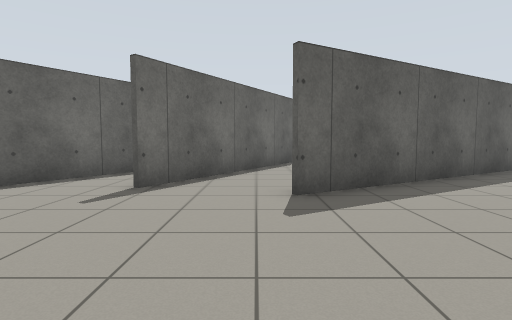
View 1 (above)

16 first-person views from a walk through a world built for the Gazebo simulator. The camera is 0.94 m above the floor, tilts 4° down and sees 80° across. The floor is counted in squares, 1 m on a side. Each view is taken from the middle of a square. On the plan, view 1 faces up. The plan holds only what a view shows up to about 11 squares ahead; the rest is blank.

View 2
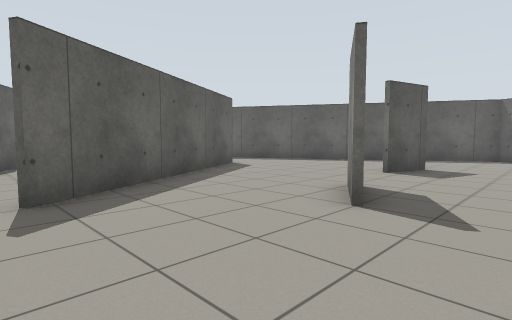

View 3
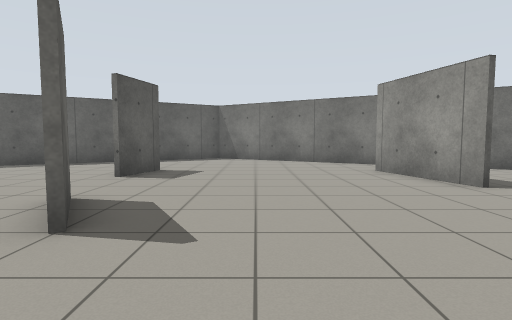

View 4
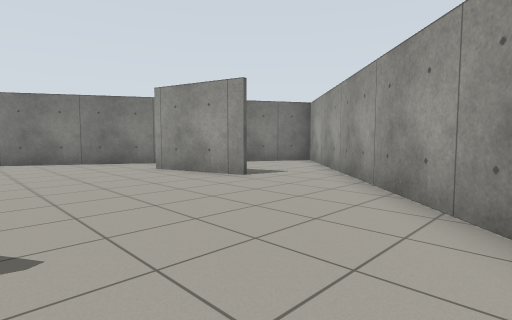

View 5
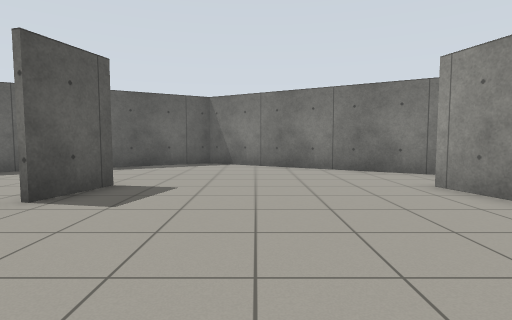

View 6
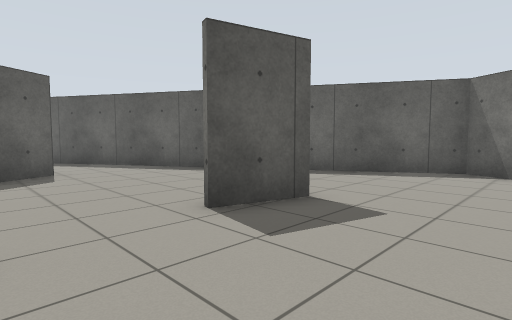

View 7
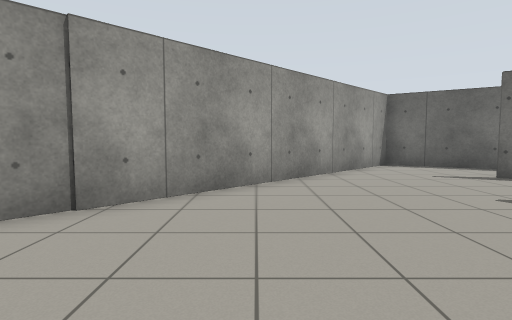

View 8
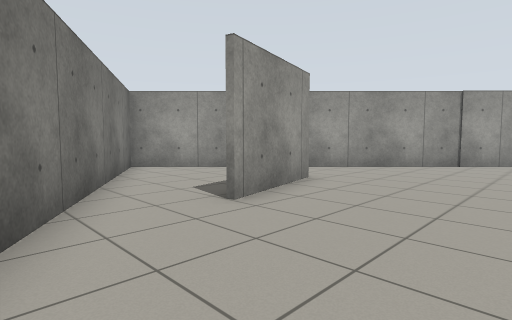

View 9
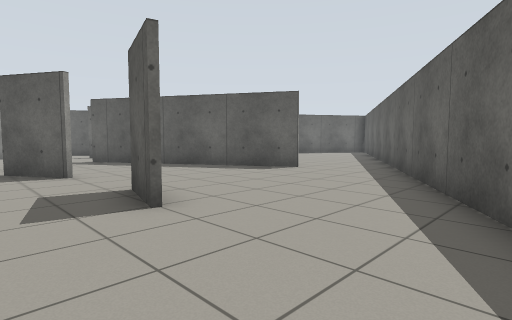

View 10
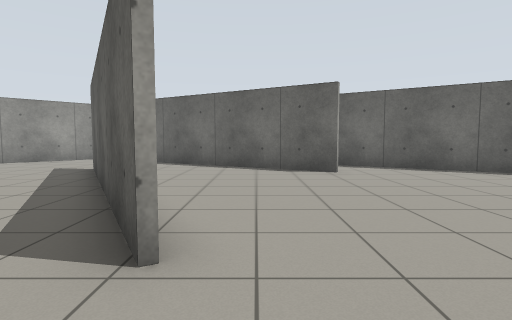

View 11
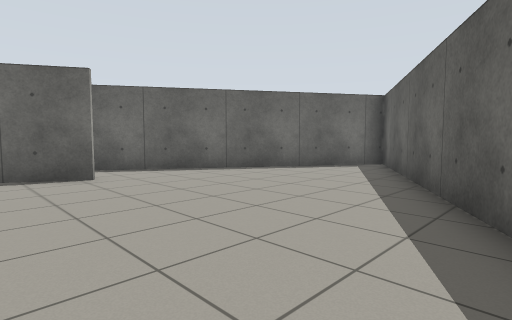

View 12
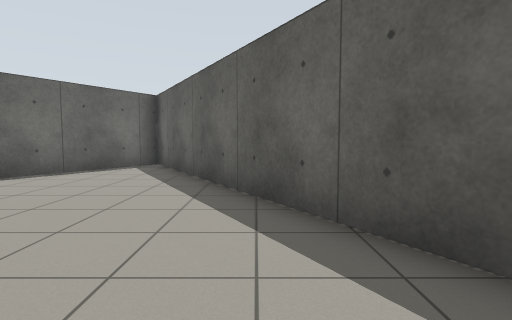

View 13
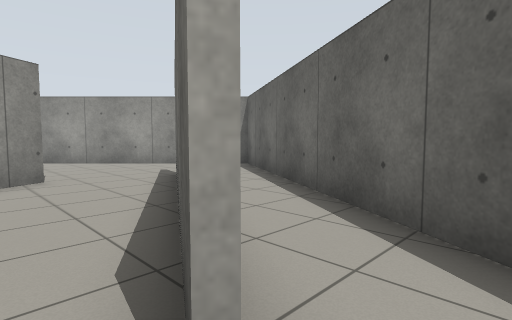

View 14
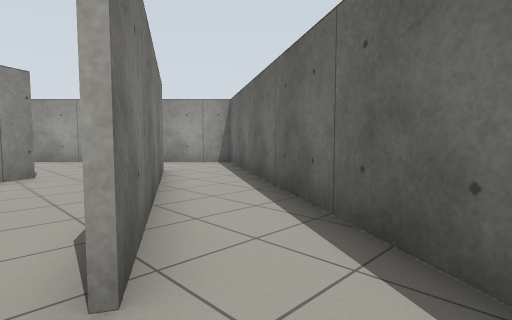

View 15
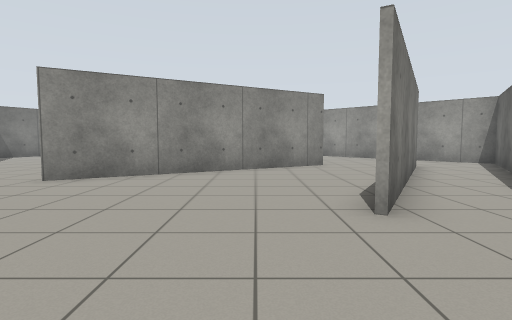

View 16
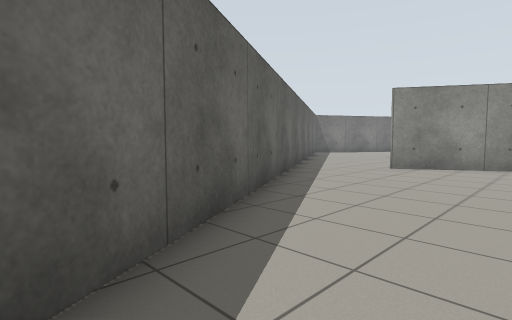

### Floor plan
Points are (right, up) in squares from view 1. A wall is a line through its corners. A room is listed if a view was taken in it or the views show most of it. See-through windows are left out.
Room 1 (views 1, 2, 3, 4, 5, 6, 7, 8, 9, 10, 11)
walls: (5.8, 2.9) (4, 1.9); (3.9, 2) (5.7, 3.1); (10.2, 2.9) (8.3, 3.3); (6.7, -4.4) (10, -3.5); (7.8, 9.1) (0.6, 5); (11.9, -4.7) (15.6, 1.7) (10.2, 11); (-1.4, 7.2) (-2.3, 5.7); (-2.4, 5.8) (-1.7, 7.1); (-3.9, 8) (-6, 4.6) (8.8, -10.1) (9.7, -8.6)
ways out: opening at (0, 6) to room 2; opening at (8.5, 9.5) to room 2; opening at (7.2, -7) to room 3; opening at (10.5, -3.5) to room 3; opening at (-3, 8) to room 4
Room 2 (views 12, 13, 14, 15, 16)
walls: (1.5, 12.3) (-1.4, 7.2); (10.2, 11) (4.4, 21.2) (-0.1, 14.1); (0.5, 5.1) (7.8, 9.3)
ways out: opening at (0, 6) to room 1; opening at (8.5, 9.5) to room 1; opening at (1, 13) to room 5
Room 3 (no view inside)
walls: (9.7, -8.6) (11.9, -4.7)
ways out: opening at (7.2, -7) to room 1; opening at (10.5, -3.5) to room 1
Room 4 (no view inside)
walls: (-2.1, 10.9) (-3.9, 8); (-1.7, 7.1) (0.1, 10.1)
ways out: opening at (-3, 8) to room 1; opening at (-1, 10) to room 5
Room 5 (no view inside)
walls: (0.1, 10.1) (1.4, 12.4); (-0.1, 14.1) (-2.1, 10.9)
ways out: opening at (1, 13) to room 2; opening at (-1, 10) to room 4

Where each view was taken, in squares from view 1:
view 1: 0 up, 0 right, facing up
view 2: 0 up, 0 right, facing up-right
view 3: 0 up, 1 right, facing right
view 4: 1 up, 1 right, facing down-right
view 5: 0 up, 4 right, facing right
view 6: 0 up, 6 right, facing up-right
view 7: 0 up, 5 right, facing left
view 8: 0 up, 13 right, facing down-left
view 9: 1 up, 14 right, facing up-left
view 10: 10 up, 10 right, facing left
view 11: 10 up, 9 right, facing up-left
view 12: 10 up, 8 right, facing up
view 13: 13 up, 2 right, facing down-left
view 14: 14 up, 2 right, facing down-left
view 15: 16 up, 3 right, facing down
view 16: 19 up, 4 right, facing down-right
